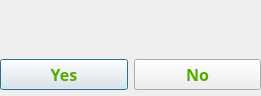
<?xml version="1.0" encoding="UTF-8"?>
<ui version="4.0">
 <class>qmessage2_Dialog</class>
 <widget class="QDialog" name="qmessage2_Dialog">
  <property name="geometry">
   <rect>
    <x>0</x>
    <y>0</y>
    <width>261</width>
    <height>96</height>
   </rect>
  </property>
  <property name="windowTitle">
   <string>Dialog</string>
  </property>
  <widget class="QLabel" name="label">
   <property name="geometry">
    <rect>
     <x>0</x>
     <y>0</y>
     <width>261</width>
     <height>96</height>
    </rect>
   </property>
   <property name="styleSheet">
    <string notr="true">border-image: url(:/images/S4-0132.png);</string>
   </property>
   <property name="text">
    <string/>
   </property>
  </widget>
  <widget class="QLabel" name="qmessage2_label">
   <property name="geometry">
    <rect>
     <x>0</x>
     <y>0</y>
     <width>261</width>
     <height>50</height>
    </rect>
   </property>
   <property name="text">
    <string/>
   </property>
  </widget>
  <widget class="QWidget" name="layoutWidget">
   <property name="geometry">
    <rect>
     <x>0</x>
     <y>54</y>
     <width>261</width>
     <height>41</height>
    </rect>
   </property>
   <layout class="QHBoxLayout" name="horizontalLayout">
    <item>
     <widget class="QPushButton" name="yes_pushButton">
      <property name="font">
       <font>
        <family>Agency FB</family>
        <pointsize>12</pointsize>
        <weight>75</weight>
        <bold>true</bold>
       </font>
      </property>
      <property name="styleSheet">
       <string notr="true">color: rgb(85, 170, 0);</string>
      </property>
      <property name="text">
       <string>Yes</string>
      </property>
     </widget>
    </item>
    <item>
     <widget class="QPushButton" name="no_pushButton">
      <property name="font">
       <font>
        <family>Agency FB</family>
        <pointsize>12</pointsize>
        <weight>75</weight>
        <bold>true</bold>
       </font>
      </property>
      <property name="styleSheet">
       <string notr="true">color: rgb(85, 170, 0);</string>
      </property>
      <property name="text">
       <string>No</string>
      </property>
     </widget>
    </item>
   </layout>
  </widget>
 </widget>
 <resources/>
 <connections/>
</ui>
